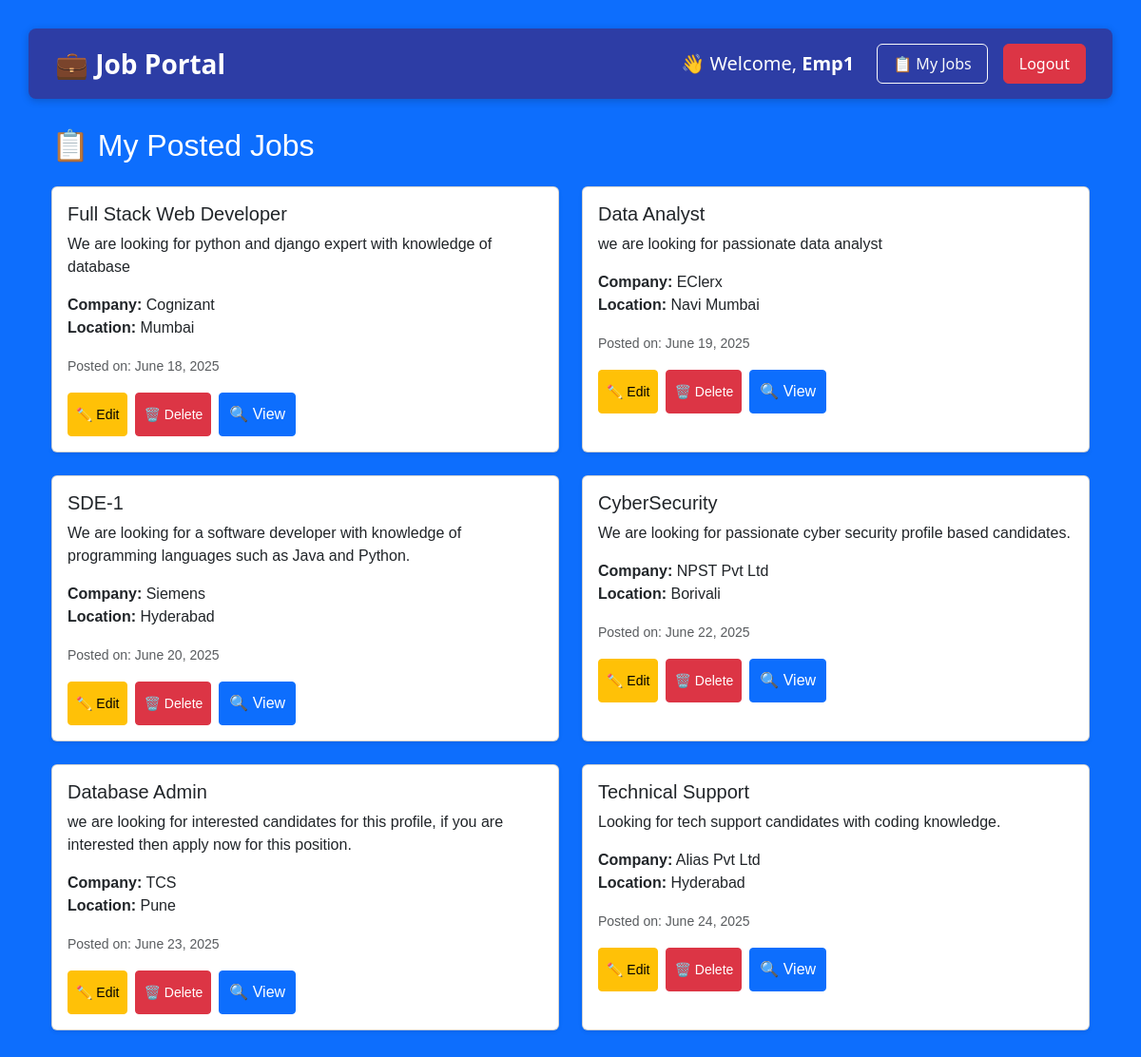
Page /my-jobs/ (signed in) on the earlier database version.
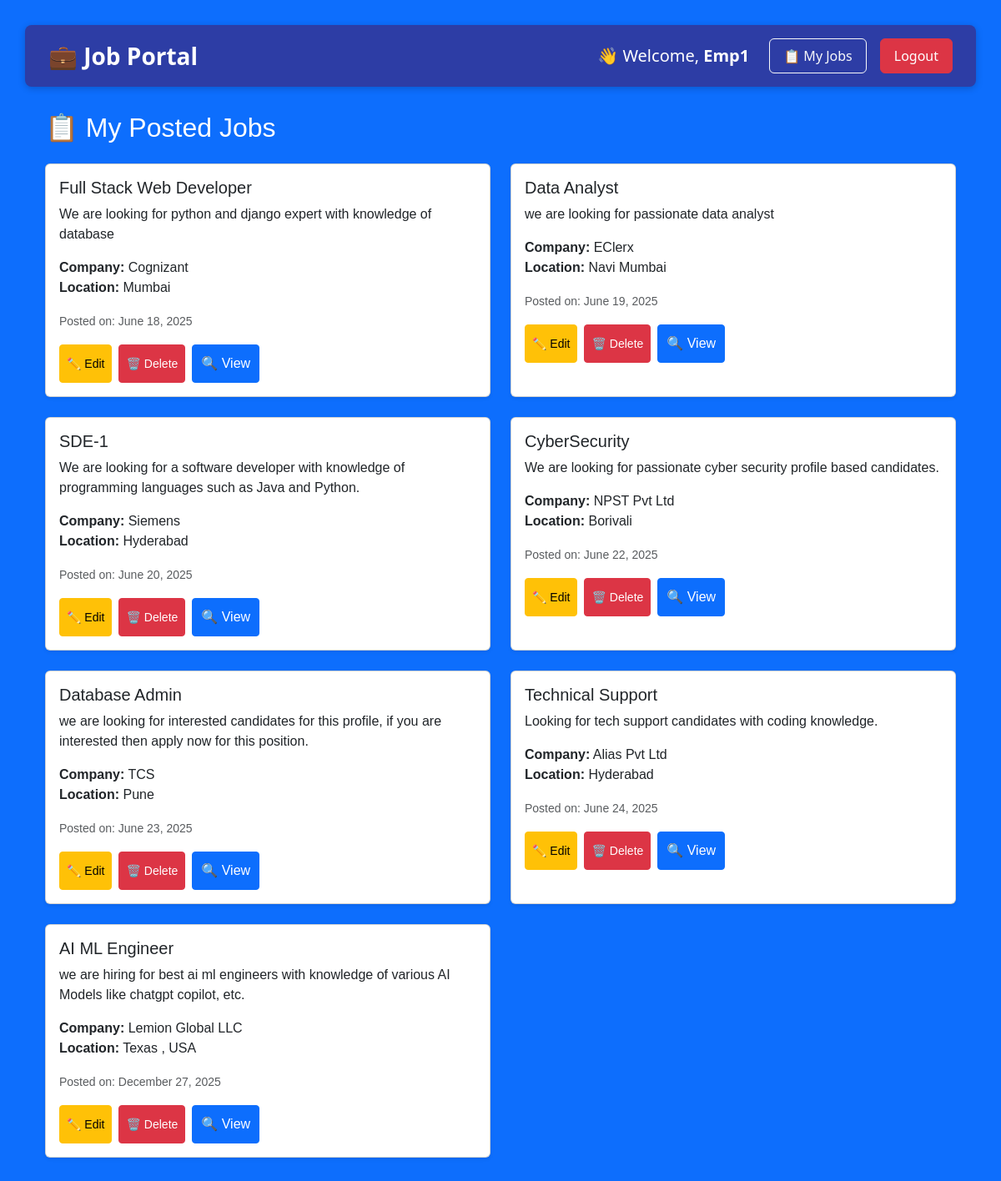
Same page on the later database version.
### jobapp/models.py (models this page shows, shortened)
class Job(models.Model):
    title = models.CharField(max_length=100)
    description = models.TextField()
    category = models.CharField(max_length=50, choices=JOB_CATEGORIES, default='Software')
    company = models.CharField(max_length=100)
    location = models.CharField(max_length=100)
    salary = models.IntegerField()
    posted_by = models.ForeignKey(User, on_delete=models.CASCADE, related_name='jobs')
    posted_on = models.DateTimeField(default=timezone.now)

### jobapp/views.py (the view)
# urls.py: path('my-jobs/', views.my_jobs, name='my_jobs'),
@login_required
def my_jobs(request):
    if request.user.userprofile.role != "Employer":
        return redirect('home')  # or show a 403 page
    jobs = Job.objects.filter(posted_by=request.user)
    return render(request, 'jobapp/my_jobs.html', {'jobs': jobs})

### jobapp/templates/jobapp/my_jobs.html
{% extends 'jobapp/base.html' %}
{% load static %}
{% block content %}
<div class="container mt-4">
    <h2 class="text-white mb-4">📋 My Posted Jobs</h2>
    {% if jobs %}
        <div class="row row-cols-1 row-cols-md-2 g-4">
            {% for job in jobs %}
                <div class="col">
                    <div class="card shadow-sm h-100">
                        <div class="card-body">
                            <h5 class="card-title">{{ job.title }}</h5>
                            <p class="card-text">{{ job.description|truncatewords:20 }}</p>
                            <p class="card-text">
                                <strong>Company:</strong> {{ job.company }}<br>
                                <strong>Location:</strong> {{ job.location }}
                            </p>
                            <p class="card-text text-muted">
                                <small>Posted on: {{ job.posted_on|date:"F j, Y" }}</small>
                            </p>
                            <div class="d-flex gap-2 mt-3">
                                <a href="{% url 'edit_job' job.id %}" class="btn btn-warning btn-sm d-flex align-items-center">
                                    ✏️&nbsp;<span>Edit</span>
                                </a>
                                <a href="{% url 'delete_job' job.id %}" class="btn btn-danger btn-sm d-flex align-items-center">
                                    🗑️&nbsp;<span>Delete</span>
                                </a>
                                <a href="{% url 'job_detail' job.id %}" class="btn btn-primary btn-sm d-flex align-items-center">
                                    🔍&nbsp;<span>View</span>
                                </a>
                            </div>
                        </div>
                    </div>
                </div>
            {% endfor %}
        </div>
    {% else %}
        <div class="alert alert-info text-center">
            You haven’t posted any jobs yet.
            <a href="{% url 'post_job' %}" class="btn btn-sm btn-primary mt-2">➕ Post a Job</a>
        </div>
    {% endif %}
</div>
{% endblock %}

Differences in the rows shown:
added Job: title "AI ML Engineer", description "we are hiring for best ai ml engineers with knowledge of various AI Models like chatgpt copilot, etc.", company "Lemion Global LLC", location "Texas , USA", posted_on "December 27, 2025"
